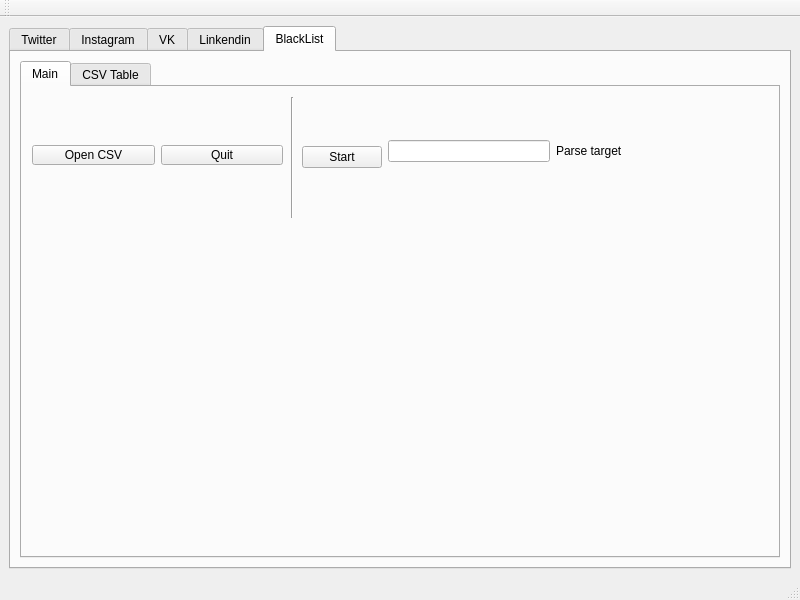
<?xml version="1.0" encoding="UTF-8"?>
<ui version="4.0">
 <class>MainWindow</class>
 <widget class="QMainWindow" name="MainWindow">
  <property name="geometry">
   <rect>
    <x>0</x>
    <y>0</y>
    <width>800</width>
    <height>600</height>
   </rect>
  </property>
  <property name="windowTitle">
   <string>MainWindow</string>
  </property>
  <widget class="QWidget" name="centralwidget">
   <layout class="QHBoxLayout" name="horizontalLayout_2">
    <item>
     <widget class="QTabWidget" name="tabWidget_2">
      <property name="currentIndex">
       <number>4</number>
      </property>
      <widget class="QWidget" name="tab_4">
       <attribute name="title">
        <string>Twitter</string>
       </attribute>
       <layout class="QHBoxLayout" name="horizontalLayout_4">
        <item>
         <widget class="QTabWidget" name="tabWidget">
          <property name="minimumSize">
           <size>
            <width>100</width>
            <height>100</height>
           </size>
          </property>
          <property name="currentIndex">
           <number>0</number>
          </property>
          <widget class="QWidget" name="tab">
           <attribute name="title">
            <string>Main</string>
           </attribute>
           <widget class="QWidget" name="horizontalLayoutWidget_2">
            <property name="geometry">
             <rect>
              <x>10</x>
              <y>20</y>
              <width>250</width>
              <height>96</height>
             </rect>
            </property>
            <layout class="QHBoxLayout" name="horizontalLayout">
             <property name="sizeConstraint">
              <enum>QLayout::SetMaximumSize</enum>
             </property>
             <property name="topMargin">
              <number>38</number>
             </property>
             <property name="bottomMargin">
              <number>38</number>
             </property>
             <item>
              <widget class="QPushButton" name="pushButton_3">
               <property name="text">
                <string>Open CSV</string>
               </property>
              </widget>
             </item>
             <item>
              <widget class="QPushButton" name="pushButton_2">
               <property name="text">
                <string>Quit</string>
               </property>
              </widget>
             </item>
            </layout>
           </widget>
           <widget class="QWidget" name="horizontalLayoutWidget">
            <property name="geometry">
             <rect>
              <x>280</x>
              <y>10</y>
              <width>401</width>
              <height>121</height>
             </rect>
            </property>
            <layout class="QHBoxLayout" name="horizontalLayout_5">
             <item>
              <widget class="QPushButton" name="pushButton">
               <property name="text">
                <string>Start</string>
               </property>
              </widget>
             </item>
             <item>
              <layout class="QFormLayout" name="formLayout">
               <property name="topMargin">
                <number>12</number>
               </property>
               <property name="bottomMargin">
                <number>13</number>
               </property>
               <item row="0" column="0">
                <widget class="QLineEdit" name="lineEdit_2">
                 <property name="layoutDirection">
                  <enum>Qt::LeftToRight</enum>
                 </property>
                 <property name="styleSheet">
                  <string notr="true">width: 160px;

</string>
                 </property>
                </widget>
               </item>
               <item row="0" column="1">
                <widget class="QLabel" name="label">
                 <property name="styleSheet">
                  <string notr="true"/>
                 </property>
                 <property name="text">
                  <string>Password</string>
                 </property>
                </widget>
               </item>
               <item row="1" column="0">
                <widget class="QLineEdit" name="lineEdit">
                 <property name="styleSheet">
                  <string notr="true">width: 160px;
</string>
                 </property>
                </widget>
               </item>
               <item row="1" column="1">
                <widget class="QLabel" name="label_2">
                 <property name="text">
                  <string>E-mail or Nickname</string>
                 </property>
                </widget>
               </item>
               <item row="2" column="0">
                <widget class="QLineEdit" name="lineEdit_5">
                 <property name="styleSheet">
                  <string notr="true">width:160px;</string>
                 </property>
                 <property name="text">
                  <string/>
                 </property>
                </widget>
               </item>
               <item row="2" column="1">
                <widget class="QLabel" name="label_5">
                 <property name="text">
                  <string>Parse target</string>
                 </property>
                </widget>
               </item>
              </layout>
             </item>
            </layout>
           </widget>
           <widget class="Line" name="line">
            <property name="geometry">
             <rect>
              <x>260</x>
              <y>10</y>
              <width>20</width>
              <height>121</height>
             </rect>
            </property>
            <property name="orientation">
             <enum>Qt::Vertical</enum>
            </property>
           </widget>
          </widget>
          <widget class="QWidget" name="CSV">
           <attribute name="title">
            <string>CSV Table</string>
           </attribute>
           <layout class="QHBoxLayout" name="horizontalLayout_3">
            <item>
             <widget class="QTableWidget" name="tableWidget">
              <property name="minimumSize">
               <size>
                <width>300</width>
                <height>300</height>
               </size>
              </property>
              <property name="styleSheet">
               <string notr="true"/>
              </property>
             </widget>
            </item>
           </layout>
          </widget>
         </widget>
        </item>
       </layout>
      </widget>
      <widget class="QWidget" name="tab_5">
       <attribute name="title">
        <string>Instagram</string>
       </attribute>
       <layout class="QHBoxLayout" name="horizontalLayout_9">
        <item>
         <widget class="QTabWidget" name="tabWidget_3">
          <property name="minimumSize">
           <size>
            <width>100</width>
            <height>100</height>
           </size>
          </property>
          <property name="currentIndex">
           <number>0</number>
          </property>
          <widget class="QWidget" name="tab_2">
           <attribute name="title">
            <string>Main</string>
           </attribute>
           <widget class="QWidget" name="horizontalLayoutWidget_3">
            <property name="geometry">
             <rect>
              <x>10</x>
              <y>20</y>
              <width>251</width>
              <height>90</height>
             </rect>
            </property>
            <layout class="QHBoxLayout" name="horizontalLayout_6">
             <property name="sizeConstraint">
              <enum>QLayout::SetMaximumSize</enum>
             </property>
             <property name="topMargin">
              <number>37</number>
             </property>
             <property name="bottomMargin">
              <number>33</number>
             </property>
             <item>
              <widget class="QPushButton" name="pushButton_4">
               <property name="text">
                <string>Open CSV</string>
               </property>
              </widget>
             </item>
             <item>
              <widget class="QPushButton" name="pushButton_5">
               <property name="text">
                <string>Quit</string>
               </property>
              </widget>
             </item>
            </layout>
           </widget>
           <widget class="QWidget" name="horizontalLayoutWidget_4">
            <property name="geometry">
             <rect>
              <x>280</x>
              <y>10</y>
              <width>401</width>
              <height>121</height>
             </rect>
            </property>
            <layout class="QHBoxLayout" name="horizontalLayout_7">
             <item>
              <widget class="QPushButton" name="pushButton_6">
               <property name="text">
                <string>Start</string>
               </property>
              </widget>
             </item>
             <item>
              <layout class="QFormLayout" name="formLayout_2">
               <property name="topMargin">
                <number>12</number>
               </property>
               <property name="bottomMargin">
                <number>12</number>
               </property>
               <item row="0" column="0">
                <widget class="QLineEdit" name="lineEdit_3">
                 <property name="layoutDirection">
                  <enum>Qt::LeftToRight</enum>
                 </property>
                 <property name="styleSheet">
                  <string notr="true">width: 160px;

</string>
                 </property>
                </widget>
               </item>
               <item row="0" column="1">
                <widget class="QLabel" name="label_3">
                 <property name="styleSheet">
                  <string notr="true"/>
                 </property>
                 <property name="text">
                  <string>Password</string>
                 </property>
                </widget>
               </item>
               <item row="1" column="0">
                <widget class="QLineEdit" name="lineEdit_4">
                 <property name="styleSheet">
                  <string notr="true">width: 160px;
</string>
                 </property>
                </widget>
               </item>
               <item row="1" column="1">
                <widget class="QLabel" name="label_4">
                 <property name="text">
                  <string>E-mail or Nickname</string>
                 </property>
                </widget>
               </item>
               <item row="2" column="0">
                <widget class="QLineEdit" name="lineEdit_6">
                 <property name="styleSheet">
                  <string notr="true">width: 160px;</string>
                 </property>
                </widget>
               </item>
               <item row="2" column="1">
                <widget class="QLabel" name="label_6">
                 <property name="text">
                  <string>Parse target</string>
                 </property>
                </widget>
               </item>
              </layout>
             </item>
            </layout>
           </widget>
           <widget class="Line" name="line_2">
            <property name="geometry">
             <rect>
              <x>260</x>
              <y>10</y>
              <width>20</width>
              <height>121</height>
             </rect>
            </property>
            <property name="orientation">
             <enum>Qt::Vertical</enum>
            </property>
           </widget>
          </widget>
          <widget class="QWidget" name="CSV_2">
           <attribute name="title">
            <string>CSV Table</string>
           </attribute>
           <layout class="QHBoxLayout" name="horizontalLayout_8">
            <item>
             <widget class="QTableWidget" name="tableWidget_2">
              <property name="minimumSize">
               <size>
                <width>300</width>
                <height>300</height>
               </size>
              </property>
              <property name="styleSheet">
               <string notr="true"/>
              </property>
             </widget>
            </item>
           </layout>
          </widget>
         </widget>
        </item>
       </layout>
      </widget>
      <widget class="QWidget" name="tab_3">
       <attribute name="title">
        <string>VK</string>
       </attribute>
       <layout class="QHBoxLayout" name="horizontalLayout_16">
        <item>
         <widget class="QTabWidget" name="tabWidget_4">
          <property name="minimumSize">
           <size>
            <width>100</width>
            <height>100</height>
           </size>
          </property>
          <property name="currentIndex">
           <number>0</number>
          </property>
          <widget class="QWidget" name="tab_6">
           <attribute name="title">
            <string>Main</string>
           </attribute>
           <widget class="QWidget" name="horizontalLayoutWidget_5">
            <property name="geometry">
             <rect>
              <x>10</x>
              <y>20</y>
              <width>251</width>
              <height>96</height>
             </rect>
            </property>
            <layout class="QHBoxLayout" name="horizontalLayout_10">
             <property name="sizeConstraint">
              <enum>QLayout::SetMaximumSize</enum>
             </property>
             <property name="topMargin">
              <number>38</number>
             </property>
             <property name="bottomMargin">
              <number>38</number>
             </property>
             <item>
              <widget class="QPushButton" name="pushButton_7">
               <property name="text">
                <string>Open CSV</string>
               </property>
              </widget>
             </item>
             <item>
              <widget class="QPushButton" name="pushButton_8">
               <property name="text">
                <string>Quit</string>
               </property>
              </widget>
             </item>
            </layout>
           </widget>
           <widget class="QWidget" name="horizontalLayoutWidget_6">
            <property name="geometry">
             <rect>
              <x>280</x>
              <y>10</y>
              <width>401</width>
              <height>121</height>
             </rect>
            </property>
            <layout class="QHBoxLayout" name="horizontalLayout_11">
             <item>
              <widget class="QPushButton" name="pushButton_9">
               <property name="text">
                <string>Start</string>
               </property>
              </widget>
             </item>
             <item>
              <layout class="QFormLayout" name="formLayout_3">
               <property name="topMargin">
                <number>43</number>
               </property>
               <property name="bottomMargin">
                <number>13</number>
               </property>
               <item row="0" column="0">
                <widget class="QLineEdit" name="lineEdit_9">
                 <property name="styleSheet">
                  <string notr="true">width:160px;</string>
                 </property>
                 <property name="text">
                  <string/>
                 </property>
                </widget>
               </item>
               <item row="0" column="1">
                <widget class="QLabel" name="label_9">
                 <property name="text">
                  <string>Parse target</string>
                 </property>
                </widget>
               </item>
              </layout>
             </item>
            </layout>
           </widget>
           <widget class="Line" name="line_3">
            <property name="geometry">
             <rect>
              <x>260</x>
              <y>10</y>
              <width>20</width>
              <height>121</height>
             </rect>
            </property>
            <property name="orientation">
             <enum>Qt::Vertical</enum>
            </property>
           </widget>
          </widget>
          <widget class="QWidget" name="CSV_3">
           <attribute name="title">
            <string>CSV Table</string>
           </attribute>
           <layout class="QHBoxLayout" name="horizontalLayout_12">
            <item>
             <widget class="QTableWidget" name="tableWidget_3">
              <property name="minimumSize">
               <size>
                <width>300</width>
                <height>300</height>
               </size>
              </property>
              <property name="styleSheet">
               <string notr="true"/>
              </property>
             </widget>
            </item>
           </layout>
          </widget>
         </widget>
        </item>
       </layout>
      </widget>
      <widget class="QWidget" name="tab_7">
       <attribute name="title">
        <string>Linkendin</string>
       </attribute>
       <layout class="QHBoxLayout" name="horizontalLayout_17">
        <item>
         <widget class="QTabWidget" name="tabWidget_5">
          <property name="minimumSize">
           <size>
            <width>100</width>
            <height>100</height>
           </size>
          </property>
          <property name="currentIndex">
           <number>0</number>
          </property>
          <widget class="QWidget" name="tab_8">
           <attribute name="title">
            <string>Main</string>
           </attribute>
           <widget class="QWidget" name="horizontalLayoutWidget_7">
            <property name="geometry">
             <rect>
              <x>10</x>
              <y>20</y>
              <width>251</width>
              <height>90</height>
             </rect>
            </property>
            <layout class="QHBoxLayout" name="horizontalLayout_13">
             <property name="sizeConstraint">
              <enum>QLayout::SetMaximumSize</enum>
             </property>
             <property name="topMargin">
              <number>37</number>
             </property>
             <property name="bottomMargin">
              <number>33</number>
             </property>
             <item>
              <widget class="QPushButton" name="pushButton_10">
               <property name="text">
                <string>Open CSV</string>
               </property>
              </widget>
             </item>
             <item>
              <widget class="QPushButton" name="pushButton_11">
               <property name="text">
                <string>Quit</string>
               </property>
              </widget>
             </item>
            </layout>
           </widget>
           <widget class="QWidget" name="horizontalLayoutWidget_8">
            <property name="geometry">
             <rect>
              <x>280</x>
              <y>10</y>
              <width>401</width>
              <height>121</height>
             </rect>
            </property>
            <layout class="QHBoxLayout" name="horizontalLayout_14">
             <item>
              <widget class="QPushButton" name="pushButton_12">
               <property name="text">
                <string>Start</string>
               </property>
              </widget>
             </item>
             <item>
              <layout class="QFormLayout" name="formLayout_4">
               <property name="topMargin">
                <number>12</number>
               </property>
               <property name="bottomMargin">
                <number>12</number>
               </property>
               <item row="0" column="0">
                <widget class="QLineEdit" name="lineEdit_7">
                 <property name="layoutDirection">
                  <enum>Qt::LeftToRight</enum>
                 </property>
                 <property name="styleSheet">
                  <string notr="true">width: 160px;

</string>
                 </property>
                </widget>
               </item>
               <item row="1" column="0">
                <widget class="QLineEdit" name="lineEdit_8">
                 <property name="styleSheet">
                  <string notr="true">width: 160px;
</string>
                 </property>
                </widget>
               </item>
               <item row="2" column="0">
                <widget class="QLineEdit" name="lineEdit_10">
                 <property name="styleSheet">
                  <string notr="true">width: 160px;</string>
                 </property>
                </widget>
               </item>
               <item row="2" column="1">
                <widget class="QLabel" name="label_10">
                 <property name="text">
                  <string>Parse target</string>
                 </property>
                </widget>
               </item>
               <item row="0" column="1">
                <widget class="QLabel" name="label_8">
                 <property name="text">
                  <string>E-mail or Nickname</string>
                 </property>
                </widget>
               </item>
               <item row="1" column="1">
                <widget class="QLabel" name="label_7">
                 <property name="styleSheet">
                  <string notr="true"/>
                 </property>
                 <property name="text">
                  <string>Password</string>
                 </property>
                </widget>
               </item>
              </layout>
             </item>
            </layout>
           </widget>
           <widget class="Line" name="line_4">
            <property name="geometry">
             <rect>
              <x>260</x>
              <y>10</y>
              <width>20</width>
              <height>121</height>
             </rect>
            </property>
            <property name="orientation">
             <enum>Qt::Vertical</enum>
            </property>
           </widget>
          </widget>
          <widget class="QWidget" name="CSV_4">
           <attribute name="title">
            <string>CSV Table</string>
           </attribute>
           <layout class="QHBoxLayout" name="horizontalLayout_15">
            <item>
             <widget class="QTableWidget" name="tableWidget_4">
              <property name="minimumSize">
               <size>
                <width>300</width>
                <height>300</height>
               </size>
              </property>
              <property name="styleSheet">
               <string notr="true"/>
              </property>
             </widget>
            </item>
           </layout>
          </widget>
         </widget>
        </item>
       </layout>
      </widget>
      <widget class="QWidget" name="tab_9">
       <attribute name="title">
        <string>BlackList</string>
       </attribute>
       <layout class="QHBoxLayout" name="horizontalLayout_21">
        <item>
         <widget class="QTabWidget" name="tabWidget_6">
          <property name="minimumSize">
           <size>
            <width>100</width>
            <height>100</height>
           </size>
          </property>
          <property name="currentIndex">
           <number>0</number>
          </property>
          <widget class="QWidget" name="tab_10">
           <attribute name="title">
            <string>Main</string>
           </attribute>
           <widget class="QWidget" name="horizontalLayoutWidget_9">
            <property name="geometry">
             <rect>
              <x>10</x>
              <y>20</y>
              <width>251</width>
              <height>96</height>
             </rect>
            </property>
            <layout class="QHBoxLayout" name="horizontalLayout_18">
             <property name="sizeConstraint">
              <enum>QLayout::SetMaximumSize</enum>
             </property>
             <property name="topMargin">
              <number>38</number>
             </property>
             <property name="bottomMargin">
              <number>38</number>
             </property>
             <item>
              <widget class="QPushButton" name="pushButton_13">
               <property name="text">
                <string>Open CSV</string>
               </property>
              </widget>
             </item>
             <item>
              <widget class="QPushButton" name="pushButton_14">
               <property name="text">
                <string>Quit</string>
               </property>
              </widget>
             </item>
            </layout>
           </widget>
           <widget class="QWidget" name="horizontalLayoutWidget_10">
            <property name="geometry">
             <rect>
              <x>280</x>
              <y>10</y>
              <width>401</width>
              <height>121</height>
             </rect>
            </property>
            <layout class="QHBoxLayout" name="horizontalLayout_19">
             <item>
              <widget class="QPushButton" name="pushButton_15">
               <property name="text">
                <string>Start</string>
               </property>
              </widget>
             </item>
             <item>
              <layout class="QFormLayout" name="formLayout_5">
               <property name="topMargin">
                <number>43</number>
               </property>
               <property name="bottomMargin">
                <number>13</number>
               </property>
               <item row="0" column="0">
                <widget class="QLineEdit" name="lineEdit_11">
                 <property name="styleSheet">
                  <string notr="true">width:160px;</string>
                 </property>
                 <property name="text">
                  <string/>
                 </property>
                </widget>
               </item>
               <item row="0" column="1">
                <widget class="QLabel" name="label_11">
                 <property name="text">
                  <string>Parse target</string>
                 </property>
                </widget>
               </item>
              </layout>
             </item>
            </layout>
           </widget>
           <widget class="Line" name="line_5">
            <property name="geometry">
             <rect>
              <x>260</x>
              <y>10</y>
              <width>20</width>
              <height>121</height>
             </rect>
            </property>
            <property name="orientation">
             <enum>Qt::Vertical</enum>
            </property>
           </widget>
          </widget>
          <widget class="QWidget" name="CSV_5">
           <attribute name="title">
            <string>CSV Table</string>
           </attribute>
           <layout class="QHBoxLayout" name="horizontalLayout_20">
            <item>
             <widget class="QTableWidget" name="tableWidget_5">
              <property name="minimumSize">
               <size>
                <width>300</width>
                <height>300</height>
               </size>
              </property>
              <property name="styleSheet">
               <string notr="true"/>
              </property>
             </widget>
            </item>
           </layout>
          </widget>
         </widget>
        </item>
       </layout>
      </widget>
     </widget>
    </item>
   </layout>
  </widget>
  <widget class="QMenuBar" name="menubar">
   <property name="geometry">
    <rect>
     <x>0</x>
     <y>0</y>
     <width>800</width>
     <height>22</height>
    </rect>
   </property>
  </widget>
  <widget class="QStatusBar" name="statusbar"/>
  <widget class="QToolBar" name="toolBar">
   <property name="windowTitle">
    <string>toolBar</string>
   </property>
   <attribute name="toolBarArea">
    <enum>TopToolBarArea</enum>
   </attribute>
   <attribute name="toolBarBreak">
    <bool>false</bool>
   </attribute>
  </widget>
  <action name="actionOpen">
   <property name="text">
    <string>Open</string>
   </property>
  </action>
  <action name="actionOpen_2">
   <property name="text">
    <string>Open</string>
   </property>
  </action>
 </widget>
 <resources/>
 <connections>
  <connection>
   <sender>pushButton_2</sender>
   <signal>clicked()</signal>
   <receiver>MainWindow</receiver>
   <slot>close()</slot>
   <hints>
    <hint type="sourcelabel">
     <x>205</x>
     <y>154</y>
    </hint>
    <hint type="destinationlabel">
     <x>399</x>
     <y>299</y>
    </hint>
   </hints>
  </connection>
  <connection>
   <sender>pushButton_5</sender>
   <signal>clicked()</signal>
   <receiver>MainWindow</receiver>
   <slot>close()</slot>
   <hints>
    <hint type="sourcelabel">
     <x>236</x>
     <y>153</y>
    </hint>
    <hint type="destinationlabel">
     <x>399</x>
     <y>299</y>
    </hint>
   </hints>
  </connection>
  <connection>
   <sender>pushButton_8</sender>
   <signal>clicked()</signal>
   <receiver>MainWindow</receiver>
   <slot>close()</slot>
   <hints>
    <hint type="sourcelabel">
     <x>216</x>
     <y>162</y>
    </hint>
    <hint type="destinationlabel">
     <x>399</x>
     <y>299</y>
    </hint>
   </hints>
  </connection>
  <connection>
   <sender>pushButton_11</sender>
   <signal>clicked()</signal>
   <receiver>MainWindow</receiver>
   <slot>close()</slot>
   <hints>
    <hint type="sourcelabel">
     <x>236</x>
     <y>167</y>
    </hint>
    <hint type="destinationlabel">
     <x>719</x>
     <y>449</y>
    </hint>
   </hints>
  </connection>
 </connections>
</ui>
